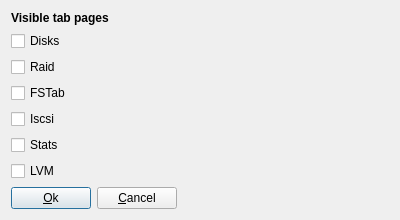
<?xml version="1.0" encoding="UTF-8"?>
<ui version="4.0">
 <class>visibleTabs</class>
 <widget class="QDialog" name="visibleTabs">
  <property name="geometry">
   <rect>
    <x>0</x>
    <y>0</y>
    <width>400</width>
    <height>205</height>
   </rect>
  </property>
  <property name="windowTitle">
   <string>Setup visible tabs</string>
  </property>
  <layout class="QVBoxLayout" name="verticalLayout">
   <item>
    <widget class="QLabel" name="label">
     <property name="font">
      <font>
       <weight>75</weight>
       <bold>true</bold>
      </font>
     </property>
     <property name="text">
      <string>Visible tab pages</string>
     </property>
    </widget>
   </item>
   <item>
    <widget class="QCheckBox" name="checkDisk">
     <property name="text">
      <string>Disks</string>
     </property>
    </widget>
   </item>
   <item>
    <widget class="QCheckBox" name="checkRaid">
     <property name="text">
      <string>Raid</string>
     </property>
    </widget>
   </item>
   <item>
    <widget class="QCheckBox" name="checkFsTab">
     <property name="text">
      <string>FSTab</string>
     </property>
    </widget>
   </item>
   <item>
    <widget class="QCheckBox" name="checkIsci">
     <property name="text">
      <string>Iscsi</string>
     </property>
    </widget>
   </item>
   <item>
    <widget class="QCheckBox" name="checkStats">
     <property name="text">
      <string>Stats</string>
     </property>
    </widget>
   </item>
   <item>
    <widget class="QCheckBox" name="checkLVM">
     <property name="text">
      <string>LVM</string>
     </property>
    </widget>
   </item>
   <item>
    <layout class="QHBoxLayout" name="horizontalLayout">
     <item>
      <widget class="QPushButton" name="pushOk">
       <property name="text">
        <string>&amp;Ok</string>
       </property>
      </widget>
     </item>
     <item>
      <widget class="QPushButton" name="pushCancel">
       <property name="text">
        <string>&amp;Cancel</string>
       </property>
      </widget>
     </item>
     <item>
      <spacer name="horizontalSpacer">
       <property name="orientation">
        <enum>Qt::Horizontal</enum>
       </property>
       <property name="sizeHint" stdset="0">
        <size>
         <width>40</width>
         <height>20</height>
        </size>
       </property>
      </spacer>
     </item>
    </layout>
   </item>
  </layout>
 </widget>
 <resources/>
 <connections/>
</ui>
